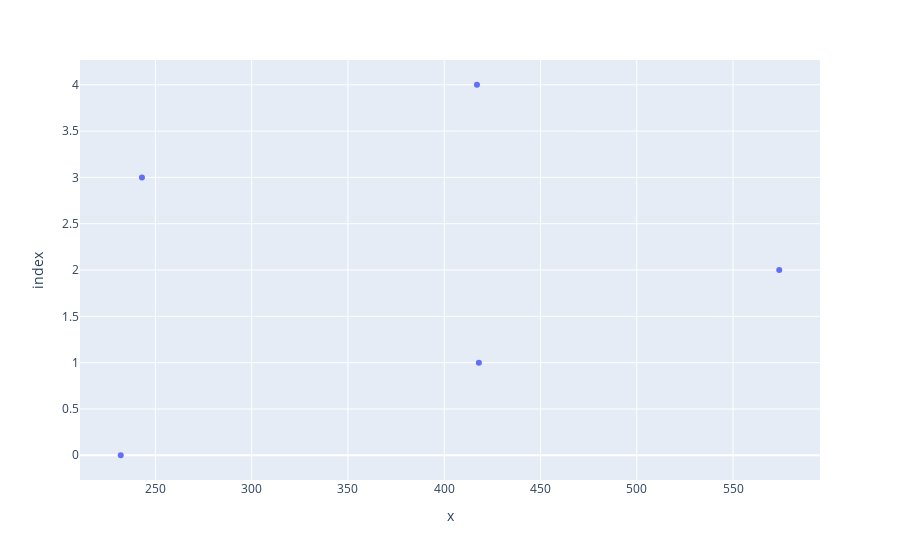

The notebook cell this image was saved under:
### Code cell
#5. Using the given dataset, create a bubble chart to represent each country's population (y-axis), GDP (xaxis), and bubble size proportional to the population.

np.random.seed(25)
data = {
'Country': ['USA', 'Canada', 'UK', 
'Germany', 'France'],
'Population': np.random.randint(100, 1000, 5),
'GDP': np.random.randint(500, 2000, 5)
}

b_df = pd.DataFrame(data)
fig = px.scatter(b_df['GDP'], 
                 b_df['Population'], 
                #  size=[30,10,50,100]
                 )
fig.show()

### Figure 1 — Plotly figure (JSON) as saved in the notebook; plotly's stock layout.template omitted (floating-point values rounded to 4 significant figures)
{"data": [{"hovertemplate": "x=%{x}<br>index=%{y}<extra></extra>", "legendgroup": "", "marker": {"color": "#636efa", "symbol": "circle"}, "mode": "markers", "name": "", "orientation": "h", "showlegend": false, "type": "scatter", "x": [232, 418, 574, 243, 417], "xaxis": "x", "y": [0, 1, 2, 3, 4], "yaxis": "y"}], "layout": {"legend": {"tracegroupgap": 0}, "margin": {"t": 60}, "xaxis": {"anchor": "y", "domain": [0, 1], "title": {"text": "x"}}, "yaxis": {"anchor": "x", "domain": [0, 1], "title": {"text": "index"}}}}
